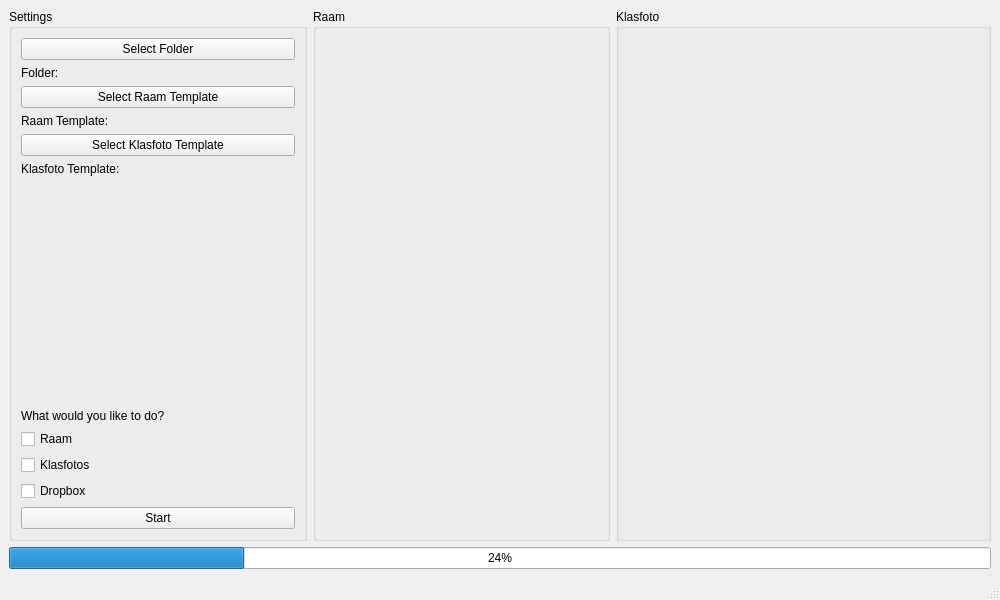
<?xml version="1.0" encoding="UTF-8"?>
<ui version="4.0">
 <class>Verwerking</class>
 <widget class="QMainWindow" name="Verwerking">
  <property name="geometry">
   <rect>
    <x>0</x>
    <y>0</y>
    <width>1000</width>
    <height>600</height>
   </rect>
  </property>
  <property name="minimumSize">
   <size>
    <width>1000</width>
    <height>600</height>
   </size>
  </property>
  <property name="windowTitle">
   <string>MainWindow</string>
  </property>
  <widget class="QWidget" name="centralwidget">
   <layout class="QGridLayout" name="gridLayout">
    <item row="0" column="0">
     <widget class="QGroupBox" name="groupBox">
      <property name="font">
       <font>
        <bold>false</bold>
       </font>
      </property>
      <property name="title">
       <string>Settings</string>
      </property>
      <layout class="QGridLayout" name="gridLayout_2">
       <item row="8" column="0">
        <widget class="QCheckBox" name="cbxRaam">
         <property name="text">
          <string>Raam</string>
         </property>
        </widget>
       </item>
       <item row="11" column="0">
        <widget class="QPushButton" name="btnStart">
         <property name="text">
          <string>Start</string>
         </property>
        </widget>
       </item>
       <item row="5" column="0">
        <widget class="QLabel" name="lblKlasfoto">
         <property name="text">
          <string>Klasfoto Template:</string>
         </property>
        </widget>
       </item>
       <item row="9" column="0">
        <widget class="QCheckBox" name="cbxKlas">
         <property name="text">
          <string>Klasfotos</string>
         </property>
        </widget>
       </item>
       <item row="2" column="0">
        <widget class="QPushButton" name="btnSelectTemplateR">
         <property name="text">
          <string>Select Raam Template</string>
         </property>
        </widget>
       </item>
       <item row="1" column="0">
        <widget class="QLabel" name="lblFolder">
         <property name="text">
          <string>Folder:</string>
         </property>
        </widget>
       </item>
       <item row="6" column="0">
        <spacer name="verticalSpacer">
         <property name="orientation">
          <enum>Qt::Orientation::Vertical</enum>
         </property>
         <property name="sizeHint" stdset="0">
          <size>
           <width>20</width>
           <height>40</height>
          </size>
         </property>
        </spacer>
       </item>
       <item row="4" column="0">
        <widget class="QPushButton" name="btnSelectTemplateK">
         <property name="text">
          <string>Select Klasfoto Template</string>
         </property>
        </widget>
       </item>
       <item row="7" column="0">
        <widget class="QLabel" name="label_4">
         <property name="text">
          <string>What would you like to do?</string>
         </property>
        </widget>
       </item>
       <item row="10" column="0">
        <widget class="QCheckBox" name="cbxDrop">
         <property name="text">
          <string>Dropbox</string>
         </property>
        </widget>
       </item>
       <item row="0" column="0">
        <widget class="QPushButton" name="btnSelectFolder">
         <property name="text">
          <string>Select Folder</string>
         </property>
        </widget>
       </item>
       <item row="3" column="0">
        <widget class="QLabel" name="lblRaam">
         <property name="text">
          <string>Raam Template:</string>
         </property>
        </widget>
       </item>
      </layout>
     </widget>
    </item>
    <item row="0" column="1">
     <widget class="QGroupBox" name="groupBox_2">
      <property name="title">
       <string>Raam</string>
      </property>
      <layout class="QVBoxLayout" name="verticalLayout">
       <item>
        <widget class="QLabel" name="imgRPreview">
         <property name="minimumSize">
          <size>
           <width>251</width>
           <height>351</height>
          </size>
         </property>
         <property name="maximumSize">
          <size>
           <width>251</width>
           <height>351</height>
          </size>
         </property>
         <property name="text">
          <string/>
         </property>
        </widget>
       </item>
      </layout>
     </widget>
    </item>
    <item row="0" column="2">
     <widget class="QGroupBox" name="groupBox_3">
      <property name="title">
       <string>Klasfoto</string>
      </property>
      <layout class="QVBoxLayout" name="verticalLayout_2">
       <item>
        <widget class="QLabel" name="imgKPreview">
         <property name="minimumSize">
          <size>
           <width>351</width>
           <height>231</height>
          </size>
         </property>
         <property name="maximumSize">
          <size>
           <width>351</width>
           <height>231</height>
          </size>
         </property>
         <property name="text">
          <string/>
         </property>
        </widget>
       </item>
      </layout>
     </widget>
    </item>
    <item row="1" column="0" colspan="3">
     <widget class="QProgressBar" name="progressBar">
      <property name="value">
       <number>24</number>
      </property>
     </widget>
    </item>
   </layout>
  </widget>
  <widget class="QStatusBar" name="statusbar"/>
 </widget>
 <resources/>
 <connections/>
</ui>
